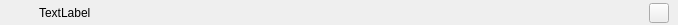
<?xml version="1.0" encoding="UTF-8"?>
<ui version="4.0">
 <class>Form</class>
 <widget class="QWidget" name="Form">
  <property name="geometry">
   <rect>
    <x>0</x>
    <y>0</y>
    <width>678</width>
    <height>25</height>
   </rect>
  </property>
  <property name="windowTitle">
   <string>Form</string>
  </property>
  <layout class="QVBoxLayout" name="verticalLayout">
   <property name="spacing">
    <number>0</number>
   </property>
   <property name="leftMargin">
    <number>0</number>
   </property>
   <property name="topMargin">
    <number>0</number>
   </property>
   <property name="rightMargin">
    <number>0</number>
   </property>
   <property name="bottomMargin">
    <number>0</number>
   </property>
   <item>
    <widget class="QWidget" name="widget" native="true">
     <layout class="QHBoxLayout" name="horizontalLayout">
      <property name="spacing">
       <number>2</number>
      </property>
      <property name="leftMargin">
       <number>10</number>
      </property>
      <property name="topMargin">
       <number>1</number>
      </property>
      <property name="bottomMargin">
       <number>0</number>
      </property>
      <item>
       <widget class="QLabel" name="label">
        <property name="minimumSize">
         <size>
          <width>20</width>
          <height>20</height>
         </size>
        </property>
        <property name="maximumSize">
         <size>
          <width>20</width>
          <height>20</height>
         </size>
        </property>
        <property name="text">
         <string/>
        </property>
        <property name="alignment">
         <set>Qt::AlignmentFlag::AlignCenter</set>
        </property>
       </widget>
      </item>
      <item>
       <widget class="QLabel" name="label_3">
        <property name="minimumSize">
         <size>
          <width>5</width>
          <height>20</height>
         </size>
        </property>
        <property name="maximumSize">
         <size>
          <width>5</width>
          <height>20</height>
         </size>
        </property>
        <property name="text">
         <string/>
        </property>
       </widget>
      </item>
      <item>
       <widget class="QLabel" name="label_dir_name">
        <property name="minimumSize">
         <size>
          <width>0</width>
          <height>24</height>
         </size>
        </property>
        <property name="maximumSize">
         <size>
          <width>16777215</width>
          <height>24</height>
         </size>
        </property>
        <property name="text">
         <string>TextLabel</string>
        </property>
       </widget>
      </item>
      <item>
       <widget class="QPushButton" name="pushButton">
        <property name="minimumSize">
         <size>
          <width>20</width>
          <height>20</height>
         </size>
        </property>
        <property name="maximumSize">
         <size>
          <width>20</width>
          <height>20</height>
         </size>
        </property>
        <property name="cursor">
         <cursorShape>PointingHandCursor</cursorShape>
        </property>
        <property name="text">
         <string/>
        </property>
       </widget>
      </item>
     </layout>
    </widget>
   </item>
  </layout>
 </widget>
 <resources/>
 <connections/>
</ui>
